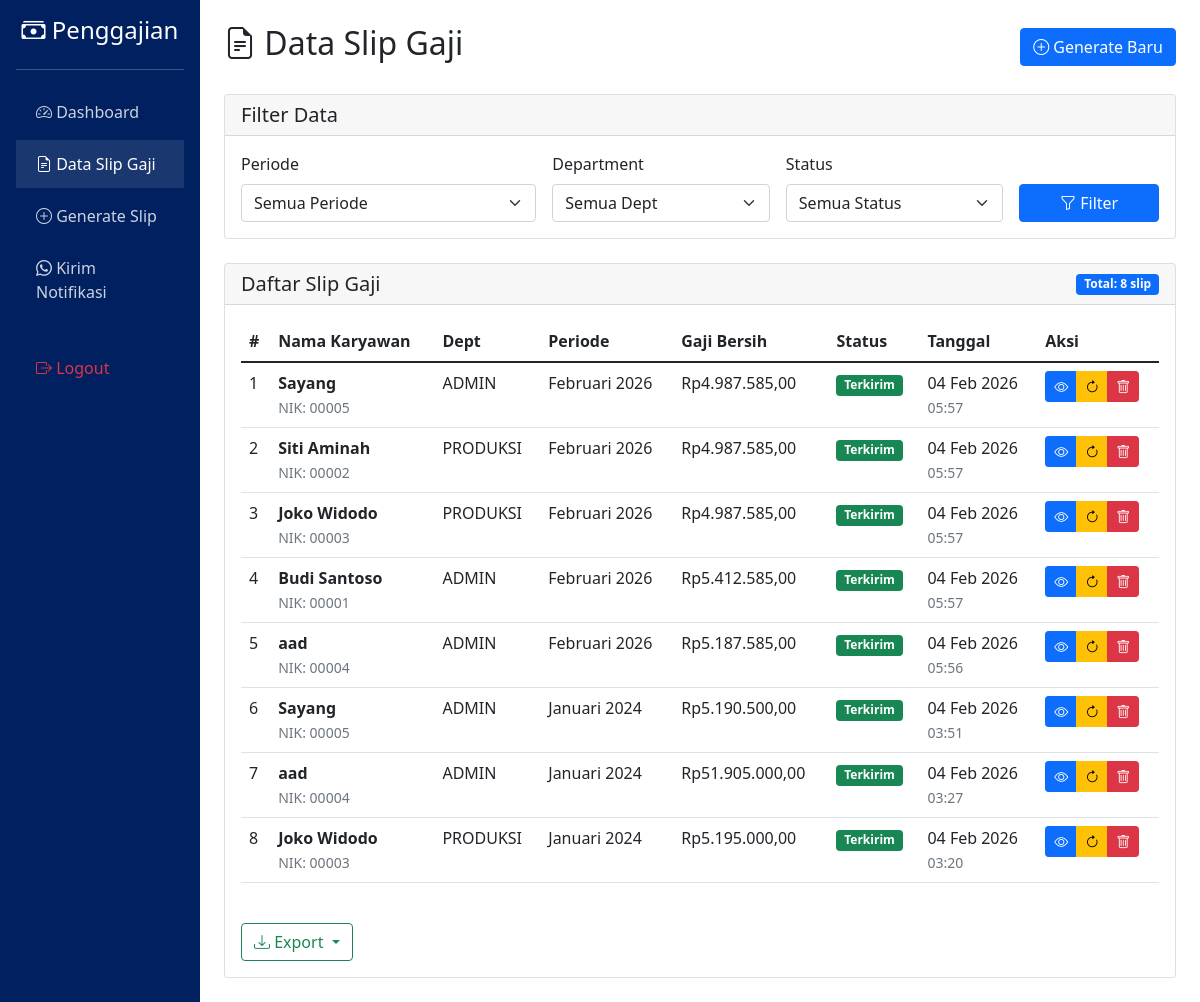
The app's page /data_slip.php (signed in) with its own data.
### tables this page shows
CREATE TABLE `gaji_karyawan` (
  `id` int NOT NULL,
  `karyawan_id` int NOT NULL,
  `periode_id` int NOT NULL,
  `gaji_pokok` decimal(15,2) DEFAULT '0.00',
  `total_lembur` decimal(15,2) DEFAULT '0.00',
  `total_potongan` decimal(15,2) DEFAULT '0.00',
  `total_bpjs` decimal(15,2) DEFAULT '0.00',
  `gaji_bersih` decimal(15,2) DEFAULT '0.00',
  `pdf_file` varchar(255) DEFAULT NULL,
  `status` enum('pending','generated','sent') DEFAULT 'pending',
  `created_at` timestamp NULL DEFAULT CURRENT_TIMESTAMP,
  `last_notified_at` timestamp NULL DEFAULT NULL,
  `notification_count` int DEFAULT '0'
);

CREATE TABLE `karyawan` (
  `id` int NOT NULL,
  `nama` varchar(100) NOT NULL,
  `dept` enum('ADMIN','PRODUKSI') DEFAULT 'ADMIN',
  `no_hp` varchar(20) DEFAULT NULL,
  `email` varchar(100) DEFAULT NULL,
  `created_at` timestamp NULL DEFAULT CURRENT_TIMESTAMP
);

CREATE TABLE `periode_gaji` (
  `id` int NOT NULL,
  `nama_periode` varchar(50) DEFAULT NULL,
  `periode_start` date NOT NULL,
  `periode_end` date NOT NULL,
  `status` enum('draft','final','paid') DEFAULT 'draft',
  `created_at` timestamp NULL DEFAULT CURRENT_TIMESTAMP
);

### config.php (called while the page is built, shortened)
<?php
function formatRupiah($angka) {
    return 'Rp' . number_format($angka, 0, ',', '.') . ',00';
}
?>

### data_slip.php (the view, shortened to what this page needs)
<?php
require_once 'config.php';
$db = getDB();
$query = "SELECT gk.*, k.nama as nama_karyawan, k.dept, p.nama_periode
          FROM gaji_karyawan gk
          JOIN karyawan k ON gk.karyawan_id = k.id
          JOIN periode_gaji p ON gk.periode_id = p.id
          WHERE 1=1";
$params = [];
$query .= " ORDER BY gk.created_at DESC";
$stmt = $db->prepare($query);
$stmt->execute($params);
$slip_list = $stmt->fetchAll();
?>
<!DOCTYPE html>
<html lang="id">
<head>
    <link href="https://cdn.jsdelivr.net/npm/bootstrap@5.1.3/dist/css/bootstrap.min.css" rel="stylesheet">
    <link rel="stylesheet" href="https://cdn.jsdelivr.net/npm/bootstrap-icons@1.8.1/font/bootstrap-icons.css">
</head>
<body>
    <div class="container-fluid">
        <div class="row">
            <div class="col-md-2 p-0 sidebar">
                <div class="p-3">
                    <h4 class="text-center mb-4">
                        <i class="bi bi-cash-stack"></i> Penggajian
                    </h4>
                    <hr class="bg-light">
                    <ul class="nav flex-column">
                        <li class="nav-item">
                            <a class="nav-link" href="index.php">
                                <i class="bi bi-speedometer2"></i> Dashboard
                            </a>
                        </li>
                        <li class="nav-item">
                            <a class="nav-link active" href="data_slip.php">
                                <i class="bi bi-file-earmark-text"></i> Data Slip Gaji
                            </a>
                        </li>
                        <li class="nav-item">
                            <a class="nav-link" href="generate_slip.php">
                                <i class="bi bi-plus-circle"></i> Generate Slip
                            </a>
                        </li>
                        <li class="nav-item">
                            <a class="nav-link" href="send_notif.php">
                                <i class="bi bi-whatsapp"></i> Kirim Notifikasi
                            </a>
                        </li>
                        <li class="nav-item mt-4">
                            <a class="nav-link text-danger" href="logout.php">
                                <i class="bi bi-box-arrow-right"></i> Logout
                            </a>
                        </li>
                    </ul>
                </div>
            </div>
            <div class="col-md-10 p-4">
                <div class="d-flex justify-content-between align-items-center mb-4">
                    <h2><i class="bi bi-file-earmark-text"></i> Data Slip Gaji</h2>
                    <a href="generate_slip.php" class="btn btn-primary">
                        <i class="bi bi-plus-circle"></i> Generate Baru
                    </a>
                </div>
                <div class="card mb-4">
                    <div class="card-header">
                        <h5 class="mb-0">Filter Data</h5>
                    </div>
                    <div class="card-body">
                        <form method="GET" action="" class="row g-3">
                            <div class="col-md-4">
                                <label class="form-label">Periode</label>
                                <select name="periode" class="form-select">
                                    <option value="">Semua Periode</option>
                                </select>
                            </div>
                            <div class="col-md-3">
                                <label class="form-label">Department</label>
                                <select name="dept" class="form-select">
                                    <option value="">Semua Dept</option>
                                </select>
                            </div>
                            <div class="col-md-3">
                                <label class="form-label">Status</label>
                                <select name="status" class="form-select">
                                    <option value="">Semua Status</option>
                                </select>
                            </div>
                            <div class="col-md-2 d-flex align-items-end">
                                <button type="submit" class="btn btn-primary w-100">
                                    <i class="bi bi-funnel"></i> Filter
                                </button>
                            </div>
                        </form>
                    </div>
                </div>
                <div class="card">
                    <div class="card-header d-flex justify-content-between align-items-center">
                        <h5 class="mb-0">Daftar Slip Gaji</h5>
                        <span class="badge bg-primary">Total: <?php echo count($slip_list); ?> slip</span>
                    </div>
                    <div class="card-body">
                        <?php if (empty($slip_list)): ?>
                            <div class="alert alert-info">
                                <i class="bi bi-info-circle"></i> Belum ada slip gaji.
                                <a href="generate_slip.php" class="alert-link">Generate slip baru</a>
                            </div>
                        <?php else: ?>
                            <div class="table-responsive">
                                <table class="table table-hover">
                                    <thead>
                                        <tr>
                                            <th>#</th>
                                            <th>Nama Karyawan</th>
                                            <th>Dept</th>
                                            <th>Periode</th>
                                            <th>Gaji Bersih</th>
                                            <th>Status</th>
                                            <th>Tanggal</th>
                                            <th>Aksi</th>
                                        </tr>
                                    </thead>
                                    <tbody>
                                        <?php foreach ($slip_list as $index => $slip): ?>
                                            <tr>
                                                <td><?php echo $index + 1; ?></td>
                                                <td>
                                                    <strong><?php echo htmlspecialchars($slip['nama_karyawan']); ?></strong><br>
                                                    <small class="text-muted">NIK: <?php echo str_pad($slip['karyawan_id'], 5, '0', STR_PAD_LEFT); ?></small>
                                                </td>
                                                <td><?php echo $slip['dept']; ?></td>
                                                <td><?php echo htmlspecialchars($slip['nama_periode']); ?></td>
                                                <td><?php echo formatRupiah($slip['gaji_bersih']); ?></td>
                                                <td>
                                                    <?php if ($slip['status'] == 'pending'): ?>
                                                        <span class="badge bg-warning">Pending</span>
                                                    <?php elseif ($slip['status'] == 'generated'): ?>
                                                        <span class="badge bg-info">Generated</span>
                                                    <?php elseif ($slip['status'] == 'sent'): ?>
                                                        <span class="badge bg-success">Terkirim</span>
                                                    <?php endif; ?>
                                                </td>
                                                <td>
                                                    <?php echo date('d M Y', strtotime($slip['created_at'])); ?><br>
                                                    <small class="text-muted"><?php echo date('H:i', strtotime($slip['created_at'])); ?></small>
                                                </td>
                                                <td>
                                                    <div class="btn-group btn-group-sm">
                                                        <a href="slip_view.php?id=<?php echo $slip['id']; ?>"
                                                           class="btn btn-primary" target="_blank" title="View">
                                                            <i class="bi bi-eye"></i>
                                                        </a>
                                                        <a href="generate_slip.php?regenerate=<?php echo $slip['id']; ?>"
                                                           class="btn btn-warning" title="Regenerate">
                                                            <i class="bi bi-arrow-clockwise"></i>
                                                        </a>
                                                        <a href="data_slip.php?delete=<?php echo $slip['id']; ?>"
                                                           class="btn btn-danger"
                                                           onclick="return confirm('Hapus slip ini?')" title="Delete">
                                                            <i class="bi bi-trash"></i>
                                                        </a>
                                                    </div>
                                                </td>
                                            </tr>
                                        <?php endforeach; ?>
                                    </tbody>
                                </table>
                            </div>
                            <div class="mt-4">
                                <div class="btn-group">
                                    <button type="button" class="btn btn-outline-success dropdown-toggle"
                                            data-bs-toggle="dropdown">
                                        <i class="bi bi-download"></i> Export
                                    </button>
                                </div>
                            </div>
                        <?php endif; ?>
                    </div>
                </div>
            </div>
        </div>
    </div>
</body>
</html>

### data_slip.php (style rules this page uses)
.sidebar { background: #002060; color: white; min-height: 100vh; }
.sidebar .nav-link { color: rgba(255,255,255,0.8); padding: 12px 20px; margin: 2px 0; }
.sidebar .nav-link:hover, .sidebar .nav-link.active { background: rgba(255,255,255,0.1); color: white; }

### records on screen
gaji_karyawan: karyawan.nama "Sayang", karyawan "00005", karyawan.dept "ADMIN", periode.nama_periode "Februari 2026", gaji_bersih "Rp4.987.585,00", status "Terkirim", created_at "04 Feb 2026", created_at "05:57"
gaji_karyawan: karyawan.nama "Siti Aminah", karyawan "00002", karyawan.dept "PRODUKSI", periode.nama_periode "Februari 2026", gaji_bersih "Rp4.987.585,00", status "Terkirim", created_at "04 Feb 2026", created_at "05:57"
gaji_karyawan: karyawan.nama "Joko Widodo", karyawan "00003", karyawan.dept "PRODUKSI", periode.nama_periode "Februari 2026", gaji_bersih "Rp4.987.585,00", status "Terkirim", created_at "04 Feb 2026", created_at "05:57"
gaji_karyawan: karyawan.nama "Budi Santoso", karyawan "00001", karyawan.dept "ADMIN", periode.nama_periode "Februari 2026", gaji_bersih "Rp5.412.585,00", status "Terkirim", created_at "04 Feb 2026", created_at "05:57"
gaji_karyawan: karyawan.nama "aad", karyawan "00004", karyawan.dept "ADMIN", periode.nama_periode "Februari 2026", gaji_bersih "Rp5.187.585,00", status "Terkirim", created_at "04 Feb 2026", created_at "05:56"
gaji_karyawan: karyawan.nama "Sayang", karyawan "00005", karyawan.dept "ADMIN", periode.nama_periode "Januari 2024", gaji_bersih "Rp5.190.500,00", status "Terkirim", created_at "04 Feb 2026", created_at "03:51"
gaji_karyawan: karyawan.nama "aad", karyawan "00004", karyawan.dept "ADMIN", periode.nama_periode "Januari 2024", gaji_bersih "Rp51.905.000,00", status "Terkirim", created_at "04 Feb 2026", created_at "03:27"
gaji_karyawan: karyawan.nama "Joko Widodo", karyawan "00003", karyawan.dept "PRODUKSI", periode.nama_periode "Januari 2024", gaji_bersih "Rp5.195.000,00", status "Terkirim", created_at "04 Feb 2026", created_at "03:20"

### other values on screen
count($slip_list) "8"
